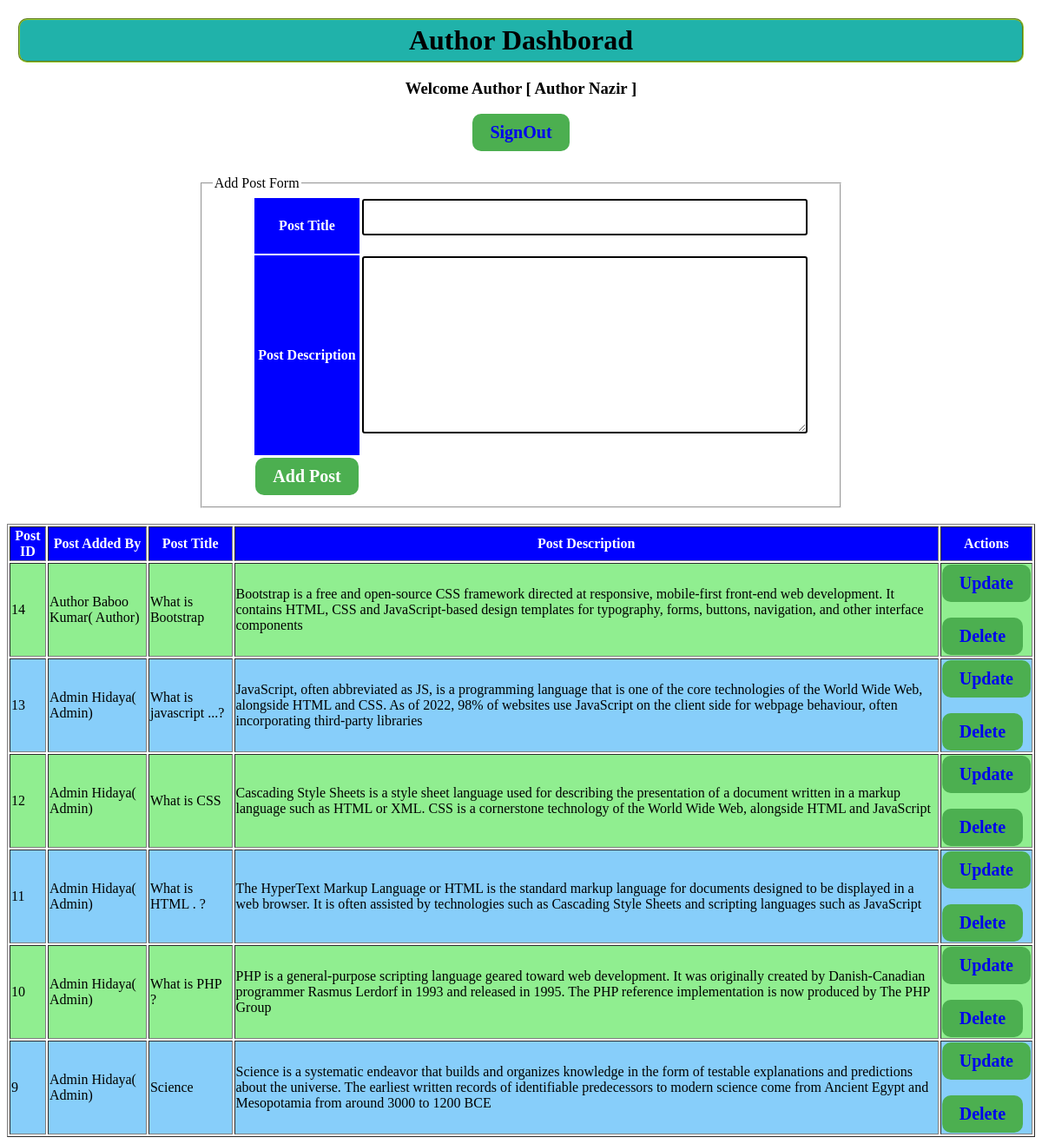
Page /author/index.php (signed in) on the committed database.
### tables this page shows
CREATE TABLE `posts` (
  `post_id` int(11) NOT NULL AUTO_INCREMENT,
  `added_by_user_role_id` int(11) DEFAULT NULL,
  `post_title` text DEFAULT NULL,
  `post_description` longtext DEFAULT NULL,
  `is_active` enum('Active','Inactive') DEFAULT 'Active',
  PRIMARY KEY (`post_id`),
  KEY `author_user_role_id` (`added_by_user_role_id`),
  CONSTRAINT `posts_ibfk_1` FOREIGN KEY (`added_by_user_role_id`) REFERENCES `user_role` (`user_role_id`) ON DELETE CASCADE ON UPDATE CASCADE
);

CREATE TABLE `users` (
  `user_id` int(11) NOT NULL AUTO_INCREMENT,
  `full_name` varchar(100) DEFAULT NULL,
  `gender` enum('Female','Male') DEFAULT 'Male',
  `user_email` varchar(100) DEFAULT NULL,
  `user_password` text DEFAULT NULL,
  `is_active` enum('Active','Inactive') DEFAULT 'Active',
  PRIMARY KEY (`user_id`)
);

CREATE TABLE `roles` (
  `role_id` int(11) NOT NULL AUTO_INCREMENT,
  `role_type` varchar(100) DEFAULT NULL,
  PRIMARY KEY (`role_id`)
);

### author/index.php (the view, shortened to what this page needs)
<!DOCTYPE html>
<html>
<head>
</head>
<body>
	<?php
	require_once 'manage_posts.php';
	$posts = getAllPosts();
	?>
	<center>
		<div id="header">
			<h1>Author Dashborad</h1>
			<h3>Welcome Author [
				<?php
				echo $_SESSION['user']['full_name'];
				?>
				]</h3>
			<button><a style="text-decoration:none" href="../logout_users.php">SignOut</a></button>
		</div>
		<?php
		if (isset($_GET['post_id'])) {
			EditFormPost("post_process.php", "POST", $_GET['post_id']);
		} else {
			AddFormPost("post_process.php", "POST");
		}
		?>
		<table id="post" border="1" width="100%">
			<tr>
				<th>Post ID</th>
				<th>Post Added By</th>
				<th>Post Title</th>
				<th>Post Description</th>
				<th>Actions</th>
			</tr>
			<?php
			if ($posts->num_rows > 0) {
				while ($post = mysqli_fetch_assoc($posts)) {
			?>
					<tr>
						<td>
							<?php echo $post['post_id']; ?>
						</td>
						<td>
							<?php
							echo getUserFullNameByUserRoleId($post['added_by_user_role_id']);
							?>
						</td>
						<td>
							<?php echo $post['post_title']; ?>
						</td>
						<td>
							<?php echo $post['post_description']; ?>
						</td>
						<td>
							<button><a style="text-decoration: none;" href="index.php?post_id=<?php echo $post['post_id']; ?>">
									Update
								</a></button>
							<br> <br>
							<button><a style="text-decoration: none;" href="javascript:void(0)" post_id="<?php echo $post['post_id']; ?>" onclick="deletePost(this)">
									Delete
								</a></button>
						</td>
					</tr>
				<?php
				}
			}
			?>
		</table>
	</center>
</body>
</html>

### author/manage_posts.php (shortened to what this page needs)
<?php
require_once '../require/connection.php';
function getAllPosts()
{
    global $connection;
    $query = "SELECT * FROM posts ORDER BY `posts`.`post_id` DESC";
    $res = mysqli_query($connection, $query);
    return $res;
}
function getUserFullNameByUserRoleId($user_role_id)
{
    global $connection;
    $query = "SELECT `roles`.`role_type`, `users`.`full_name` FROM `users`
		INNER JOIN `user_role` ON `users`.`user_id` = `user_role`.`user_id`
		INNER JOIN `roles` ON `user_role`.`role_id` = `roles`.`role_id`
		WHERE `user_role`.`user_role_id` = $user_role_id";
    $res = mysqli_query($connection, $query);
    $data = mysqli_fetch_assoc($res);
    return $data['full_name'] . "( " . $data['role_type'] . ")";
}
function AddFormPost($action = "", $method = "GET")
{
?>
    <br />
    <fieldset style="width: 60%">
        <legend>Add Post Form</legend>
        <form action="<?php echo $action; ?>" method="<?php echo $method; ?>">
            <table>
                <tr>
                    <th>Post Title</th>
                    <td>
                        <input type="text" name="post_title" required>
                    </td>
                </tr>
                <tr>
                    <th>Post Description</th>
                    <td>
                        <textarea  cols="50" rows="10" name="post_desc" required></textarea>
                    </td>
                </tr>
                <tr>
                    <td align="center">
                        <input style="background-color: #4CAF50;
			color: white;
			padding: 10px 20px;
			border: none;
			border-radius: 3px;
			font-size: 20px;
			cursor: pointer;
			border-radius: 10px;
			font-weight: bold; " type="submit" name="add_post" value="Add Post">
                    </td>
                </tr>
            </table>
        </form>
    </fieldset>
    <br />
<?php
}
?>

### author/index.php (style rules this page uses)
#header { padding: 10px; height: auto; text-align: center; }
table tr th { background-color: blue; color: white; }
button { background-color: #4CAF50; color: white; padding: 10px 20px; border: none; border-radius: 3px; font-size: 20px; cursor: pointer; border-radius: 10px; font-weight: bold; }
input[type="text"], textarea { width: 100%; padding: 10px; margin-bottom: 20px; border: 2px solid black; border-radius: 3px; font-size: 16px; }
* { font-family: serif; }
h1 { font-family: cursive; background-color: lightseagreen; border-radius: 10px; border: 2px groove yellowgreen; padding: 5px; margin: 3px; }
#post tr:nth-child(even) { background-color: lightgreen; }
#post tr:nth-child(odd) { background-color: lightskyblue; }

### rows in the picture
posts: post_id "14", added_by_user_role.role_type "Author Baboo Kumar( Author)", post_title "What is Bootstrap", post_description "Bootstrap is a free and open-source CSS framework directed at responsive, mobile-first front-end web development. It contains HTML, CSS and JavaScript-based design templates for typography, forms, buttons, navigation, and other interface components"
posts: post_id "13", added_by_user_role.role_type "Admin Hidaya( Admin)", post_title "What is javascript ...?", post_description "JavaScript, often abbreviated as JS, is a programming language that is one of the core technologies of the World Wide Web, alongside HTML and CSS. As of 2022, 98% of websites use JavaScript on the client side for webpage behaviour, often incorporating third-party libraries"
posts: post_id "12", added_by_user_role.role_type "Admin Hidaya( Admin)", post_title "What is CSS", post_description "Cascading Style Sheets is a style sheet language used for describing the presentation of a document written in a markup language such as HTML or XML. CSS is a cornerstone technology of the World Wide Web, alongside HTML and JavaScript"
posts: post_id "11", added_by_user_role.role_type "Admin Hidaya( Admin)", post_title "What is HTML . ?", post_description "The HyperText Markup Language or HTML is the standard markup language for documents designed to be displayed in a web browser. It is often assisted by technologies such as Cascading Style Sheets and scripting languages such as JavaScript"
posts: post_id "10", added_by_user_role.role_type "Admin Hidaya( Admin)", post_title "What is PHP ?", post_description "PHP is a general-purpose scripting language geared toward web development. It was originally created by Danish-Canadian programmer Rasmus Lerdorf in 1993 and released in 1995. The PHP reference implementation is now produced by The PHP Group"
posts: post_id "9", added_by_user_role.role_type "Admin Hidaya( Admin)", post_title "Science", post_description "Science is a systematic endeavor that builds and organizes knowledge in the form of testable explanations and predictions about the universe. The earliest written records of identifiable predecessors to modern science come from Ancient Egypt and Mesopotamia from around 3000 to 1200 BCE"

### other values in the picture
$_SESSION['user']['full_name'] "Author Nazir"
